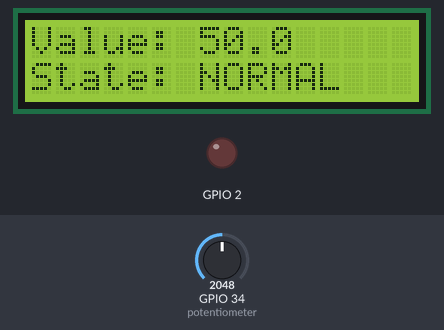
A sketch run on a simulated ESP32. On the bench: 16×2 character LCD, output pins drawn as LEDs (lit = HIGH). The inputs (shaded band) are chosen by the test bench; at power-on: GPIO 34 (potentiometer) = 2048. What the sketch prints to the serial monitor is not drawn.

Above: at 1.3 s.
1.4 s: GPIO 34 (potentiometer) set to 3217
At 2.5 s:
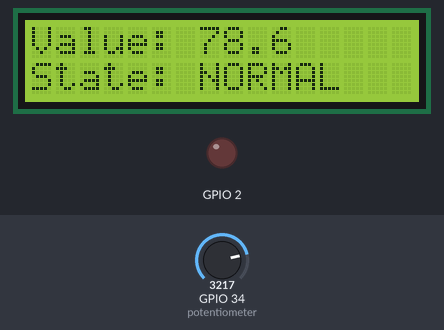
3.0 s: GPIO 34 (potentiometer) set to 3339
At 3.6 s:
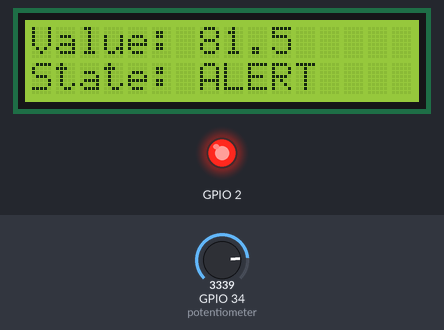
4.5 s: GPIO 34 (potentiometer) set to 2866
At 4.8 s:
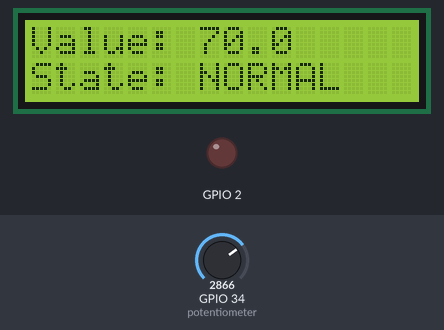
Timing chart, 0 to 7.5 s (numbered marks = the images above; inputs shaded):
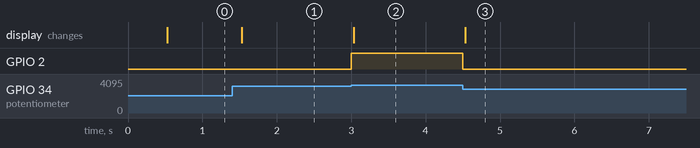

The sketch:

sketch.ino
```cpp
/*
  <Product> - <Company>

  Only creates the device and calls it: setup() -> begin(), loop() -> update().

  Author: <Company> - <Your name>
  Date: <yyyy-mm-dd>
  Version: 1.0
*/
#include "MyIoTDevice.h"

const unsigned long SERIAL_BAUD_RATE = 115200;

const MyIoTDeviceWiring DEVICE_WIRING = {
  34,    // sensorPin (potentiometer)
  2,     // alertLedPin
  0x27   // displayAddress (LCD I2C)
};

MyIoTDevice device(DEVICE_WIRING);

void setup() {
  Serial.begin(SERIAL_BAUD_RATE);
  device.begin();
}

void loop() {
  device.update();
}
```

AnalogSensor.cpp
```cpp
/*
  AnalogSensor.cpp
  value = minimum + reading * (maximum - minimum) / adcMaximum

  Author: <Company> - <Your name>
  Date: <yyyy-mm-dd>
  Version: 1.0
*/
#include "AnalogSensor.h"

AnalogSensor::AnalogSensor(int analogPin, int adcMaximum, float minimumValue, float maximumValue,
                           float changeTolerance, EventHandler* parentHandler)
  : Sensor(analogPin, parentHandler), adcMaximum(adcMaximum), minimumValue(minimumValue),
    maximumValue(maximumValue), changeTolerance(changeTolerance), value(minimumValue - 1) {
  pinMode(pin, INPUT);
}

void AnalogSensor::processEvent(Event& event) {
  if (event.identifier != MEASURE_DATA_REQUESTED_EVENT_IDENTIFIER) return;

  float reading = minimumValue + analogRead(pin) * (maximumValue - minimumValue) / adcMaximum;
  if (hasReading() && fabs(reading - value) < changeTolerance) {
    event.identifier = SUPPRESSED_EVENT_IDENTIFIER;
    return;
  }
  value = reading;
  event = Event(DATA_READ_EVENT_IDENTIFIER, pin);
}
```

AnalogSensor.h
```cpp
/*
  AnalogSensor.h
  Generic analog sensor (potentiometer, gas, light, simulated pulse, valve
  position...). Maps the ADC reading to a range in real units.
  ADC max: 4095 on ESP32, 1023 on Arduino Uno.

  Author: <Company> - <Your name>
  Date: <yyyy-mm-dd>
  Version: 1.0
*/
#ifndef ANALOG_SENSOR_H
#define ANALOG_SENSOR_H

#include "ModestIoT.h"

class AnalogSensor : public Sensor {
private:
  int adcMaximum;
  float minimumValue;
  float maximumValue;
  float changeTolerance;
  float value;

protected:
  void processEvent(Event& event) override;

public:
  AnalogSensor(int analogPin, int adcMaximum, float minimumValue, float maximumValue, float changeTolerance,
               EventHandler* parentHandler = nullptr);
  float getValue() const { return value; }
  bool hasReading() const { return value >= minimumValue; }
};

#endif
```

Led.cpp
```cpp
/*
  Led.cpp
  ON, OFF and TOGGLE (TOGGLE is useful for blinking alerts).

  Author: <Company> - <Your name>
  Date: <yyyy-mm-dd>
  Version: 1.0
*/
#include "Led.h"

Led::Led(int signalPin, CommandHandler* parentHandler) : Actuator(signalPin, parentHandler), turnedOn(false) {
  pinMode(pin, OUTPUT);
  digitalWrite(pin, LOW);
}

void Led::executeCommand(Command command) {
  if (command.identifier == TURN_ON_COMMAND_IDENTIFIER) turnedOn = true;
  else if (command.identifier == TURN_OFF_COMMAND_IDENTIFIER) turnedOn = false;
  else if (command.identifier == TOGGLE_COMMAND_IDENTIFIER) turnedOn = !turnedOn;
  else return;
  digitalWrite(pin, turnedOn ? HIGH : LOW);
}
```

Led.h
```cpp
/*
  Led.h
  Single color LED (connect it with a 220 ohm resistor).

  Author: <Company> - <Your name>
  Date: <yyyy-mm-dd>
  Version: 1.0
*/
#ifndef LED_H
#define LED_H

#include "ModestIoT.h"

class Led : public Actuator {
private:
  bool turnedOn;

protected:
  void executeCommand(Command command) override;

public:
  static const int TURN_ON_COMMAND_IDENTIFIER = 100;
  static const int TURN_OFF_COMMAND_IDENTIFIER = 101;
  static const int TOGGLE_COMMAND_IDENTIFIER = 102;

  Led(int signalPin, CommandHandler* parentHandler = nullptr);
  void turn(bool on) { handle(Command(on ? TURN_ON_COMMAND_IDENTIFIER : TURN_OFF_COMMAND_IDENTIFIER)); }
  bool isOn() const { return turnedOn; }
};

#endif
```

ModestIoT.cpp
```cpp
/*
  ModestIoT.cpp
  Implementation of the Sensor and Actuator template methods.

  Author: <Company> - <Your name>
  Date: 2026-11-20
  Version: 1.0
*/
#include "ModestIoT.h"

void Sensor::on(Event event) {
  processEvent(event);
  if (event.identifier == SUPPRESSED_EVENT_IDENTIFIER) return;
  if (eventHandler != nullptr) eventHandler->on(event);
}

void Actuator::handle(Command command) {
  executeCommand(command);
  if (commandHandler != nullptr) commandHandler->handle(command);
}
```

ModestIoT.h
```cpp
/*
  ModestIoT.h
  Core of the ModestIoT nano-framework (synchronous edition):
  Event, Command, EventHandler, CommandHandler, Sensor, Actuator and Device.

  Author: <Company> - <Your name>
  Date: 2026-11-20
  Version: 1.0
*/
#ifndef MODEST_IOT_H
#define MODEST_IOT_H

#include <Arduino.h>

// Event used by sensors to notify the device.
struct Event {
  int identifier;
  int sourceId;
  explicit Event(int eventIdentifier, int source = -1) : identifier(eventIdentifier), sourceId(source) {}
  bool operator==(const Event& other) const { return identifier == other.identifier && sourceId == other.sourceId; }
};

// Command used by the device to drive actuators.
struct Command {
  int identifier;
  explicit Command(int commandIdentifier) : identifier(commandIdentifier) {}
  bool operator==(const Command& other) const { return identifier == other.identifier; }
};

// Contract for classes that react to events.
class EventHandler {
public:
  virtual void on(Event event) = 0;
  virtual ~EventHandler() {}
};

// Contract for classes that execute commands.
class CommandHandler {
public:
  virtual void handle(Command command) = 0;
  virtual ~CommandHandler() {}
};

// Base class for input devices. Subclasses read the hardware in processEvent()
// and set the identifier to SUPPRESSED_EVENT_IDENTIFIER to stop propagation.
class Sensor : public EventHandler {
protected:
  int pin;
  EventHandler* eventHandler;
  virtual void processEvent(Event& event) = 0;

public:
  static const int SUPPRESSED_EVENT_IDENTIFIER = -1;
  static const int DATA_READ_EVENT_IDENTIFIER = 20;
  static const int MEASURE_DATA_REQUESTED_EVENT_IDENTIFIER = 21;

  Sensor(int signalPin, EventHandler* parentHandler = nullptr) : pin(signalPin), eventHandler(parentHandler) {}
  void on(Event event) override;
  void setHandler(EventHandler* parentHandler) { eventHandler = parentHandler; }
  int getPin() const { return pin; }
};

// Base class for output devices.
class Actuator : public CommandHandler {
protected:
  int pin;
  CommandHandler* commandHandler;
  virtual void executeCommand(Command command) = 0;

public:
  Actuator(int signalPin, CommandHandler* parentHandler = nullptr) : pin(signalPin), commandHandler(parentHandler) {}
  void handle(Command command) override;
  void setHandler(CommandHandler* parentHandler) { commandHandler = parentHandler; }
};

// Base class for the IoT device: receives events from sensors (Mediator) and
// commands from outside. Concrete devices implement on() and update().
class Device : public EventHandler, public CommandHandler {
public:
  virtual void begin() = 0;
  virtual void update() = 0;
  void handle(Command command) override {}
};

#endif
```

MyIoTDevice.cpp
```cpp
/*
  MyIoTDevice.cpp
  TEMPLATE: sampling in update(), rules in on(), outputs in applyState().

  Author: <Company> - <Your name>
  Date: <yyyy-mm-dd>
  Version: 1.0
*/
#include "MyIoTDevice.h"

namespace {
  // Text constants (no magic strings).
  const char COMPANY_NAME[] = "<Company>";
  const char PRODUCT_NAME[] = "<Product>";
  const char DEVELOPER_NAME[] = "<Your names and surnames>";
  const char NORMAL_LABEL[] = "NORMAL";
  const char ALERT_LABEL[] = "ALERT";
  const uint8_t VALUE_ROW = 0;
  const uint8_t STATE_ROW = 1;
}

MyIoTDevice::MyIoTDevice(const MyIoTDeviceWiring& wiring)
  : sensor(wiring.sensorPin, ADC_MAXIMUM, MINIMUM_VALUE, MAXIMUM_VALUE, CHANGE_TOLERANCE, this),
    alertLed(wiring.alertLedPin, this),
    display(wiring.displayAddress, DISPLAY_COLUMNS, DISPLAY_ROWS, this),
    state(OperationState::Normal),
    lastSamplingTime(0) {}

void MyIoTDevice::begin() {
  printCompanyInformation();
  display.begin();
  applyState();
}

// Polls every sensor periodically without delay().
void MyIoTDevice::update() {
  unsigned long now = millis();
  if (now - lastSamplingTime < SAMPLING_INTERVAL_MS) return;
  lastSamplingTime = now;
  sensor.on(Event(Sensor::MEASURE_DATA_REQUESTED_EVENT_IDENTIFIER));
}

// Mediator: every sensor notifies here; identify it by sourceId (its pin).
void MyIoTDevice::on(Event event) {
  if (event.identifier == Sensor::DATA_READ_EVENT_IDENTIFIER && event.sourceId == sensor.getPin()) {
    OperationState newState = evaluateState();
    if (newState != state) {
      Serial.printf("[State] %s -> %s\n", getStateLabel(state), getStateLabel(newState));
      state = newState;
    }
    applyState();
  }
}

MyIoTDevice::OperationState MyIoTDevice::evaluateState() const {
  return sensor.getValue() > ALERT_THRESHOLD ? OperationState::Alert : OperationState::Normal;
}

void MyIoTDevice::applyState() {
  alertLed.turn(state == OperationState::Alert);
  refreshDisplay();
}

void MyIoTDevice::refreshDisplay() {
  char line[LcdDisplay::MAXIMUM_COLUMNS + 1];
  if (sensor.hasReading()) snprintf(line, sizeof(line), "Value: %.1f", sensor.getValue());
  else snprintf(line, sizeof(line), "Value: --");
  display.setLine(VALUE_ROW, line);
  snprintf(line, sizeof(line), "State: %s", getStateLabel(state));
  display.setLine(STATE_ROW, line);
  display.refresh();
}

const char* MyIoTDevice::getStateLabel(OperationState state) {
  return state == OperationState::Alert ? ALERT_LABEL : NORMAL_LABEL;
}

void MyIoTDevice::printCompanyInformation() const {
  Serial.println("========================================");
  Serial.printf("Company   : %s\n", COMPANY_NAME);
  Serial.printf("Product   : %s\n", PRODUCT_NAME);
  Serial.printf("Developer : %s\n", DEVELOPER_NAME);
  Serial.println("========================================");
}
```

MyIoTDevice.h
```cpp
/*
  MyIoTDevice.h
  TEMPLATE of the IoT device (rename it, for example SmartTankDevice).
  Example behavior: a potentiometer gives a value 0-100; above the threshold
  the alert LED turns on; the LCD shows the value and the state.

  Author: <Company> - <Your name>
  Date: <yyyy-mm-dd>
  Version: 1.0
*/
#ifndef MY_IOT_DEVICE_H
#define MY_IOT_DEVICE_H

#include "ModestIoT.h"
#include "AnalogSensor.h"
#include "Led.h"
#include "LcdDisplay.h"

// STEP 1: one field per pin of the diagram.
struct MyIoTDeviceWiring {
  int sensorPin;
  int alertLedPin;
  uint8_t displayAddress;
};

class MyIoTDevice : public Device {
public:
  // STEP 2: operation states named in the statement.
  enum class OperationState { Normal, Alert };

  explicit MyIoTDevice(const MyIoTDeviceWiring& wiring);
  void begin() override;
  void update() override;
  void on(Event event) override;

private:
  // STEP 3: every number of the statement becomes a constant (no magic numbers).
  static const int ADC_MAXIMUM = 4095;  // 1023 on Arduino Uno
  static constexpr float MINIMUM_VALUE = 0.0f;
  static constexpr float MAXIMUM_VALUE = 100.0f;
  static constexpr float CHANGE_TOLERANCE = 1.0f;
  static constexpr float ALERT_THRESHOLD = 80.0f;
  static const uint8_t DISPLAY_COLUMNS = 16;
  static const uint8_t DISPLAY_ROWS = 2;
  static const unsigned long SAMPLING_INTERVAL_MS = 500;

  // STEP 4: sensors and actuators of the device (composition).
  AnalogSensor sensor;
  Led alertLed;
  LcdDisplay display;

  // STEP 5: internal state.
  OperationState state;
  unsigned long lastSamplingTime;

  // STEP 6: one method per rule.
  OperationState evaluateState() const;
  void applyState();
  void refreshDisplay();
  void printCompanyInformation() const;
  static const char* getStateLabel(OperationState state);
};

#endif
```

LcdDisplay.cpp
```cpp
/*
  LcdDisplay.cpp
  Every line is padded with spaces so old text is always overwritten.

  Author: <Company> - <Your name>
  Date: <yyyy-mm-dd>
  Version: 1.0
*/
#include "LcdDisplay.h"

LcdDisplay::LcdDisplay(uint8_t i2cAddress, uint8_t columns, uint8_t rows, CommandHandler* parentHandler)
  : Actuator(i2cAddress, parentHandler), screen(i2cAddress, columns, rows),
    columns(min(columns, MAXIMUM_COLUMNS)), rows(min(rows, MAXIMUM_ROWS)) {
  for (uint8_t row = 0; row < MAXIMUM_ROWS; row++) setLine(row, "");
}

void LcdDisplay::begin() {
  screen.init();
  screen.backlight();
  screen.clear();
}

void LcdDisplay::setLine(uint8_t row, const char* text) {
  if (row >= rows || text == nullptr) return;
  size_t length = strlen(text);
  for (uint8_t column = 0; column < columns; column++) {
    lines[row][column] = column < length ? text[column] : ' ';
  }
  lines[row][columns] = '\0';
}

void LcdDisplay::executeCommand(Command command) {
  if (command.identifier != UPDATE_TEXT_COMMAND_IDENTIFIER) return;
  for (uint8_t row = 0; row < rows; row++) {
    screen.setCursor(0, row);
    screen.print(lines[row]);
  }
}
```

LcdDisplay.h
```cpp
/*
  LcdDisplay.h
  I2C character LCD: LCD 1602 (16x2) or LCD 2004 (20x4). Library: "LiquidCrystal I2C".
  Fill the lines with setLine() and write them all with refresh().

  Author: <Company> - <Your name>
  Date: <yyyy-mm-dd>
  Version: 1.0
*/
#ifndef LCD_DISPLAY_H
#define LCD_DISPLAY_H

#include "ModestIoT.h"
#include <LiquidCrystal_I2C.h>

class LcdDisplay : public Actuator {
public:
  static const uint8_t MAXIMUM_COLUMNS = 20;
  static const uint8_t MAXIMUM_ROWS = 4;
  static const int UPDATE_TEXT_COMMAND_IDENTIFIER = 200;

  LcdDisplay(uint8_t i2cAddress, uint8_t columns, uint8_t rows, CommandHandler* parentHandler = nullptr);
  void begin();
  void setLine(uint8_t row, const char* text);
  void refresh() { handle(Command(UPDATE_TEXT_COMMAND_IDENTIFIER)); }
  uint8_t getColumns() const { return columns; }

protected:
  void executeCommand(Command command) override;

private:
  LiquidCrystal_I2C screen;
  uint8_t columns;
  uint8_t rows;
  char lines[MAXIMUM_ROWS][MAXIMUM_COLUMNS + 1];
};

#endif
```

Measured:
- the behaviour switches between 3276 and 3277 on GPIO 34 (potentiometer) (found by bisection; images 1 and 2)
- after the input at 1.4 s, the display: changes after 0.13 s (image 1)
- after the input at 3.0 s, GPIO 2: LOW → HIGH at once; the display: changes at once (image 2)
- after the input at 4.5 s, GPIO 2: HIGH → LOW at once; the display: changes at once (image 3)
